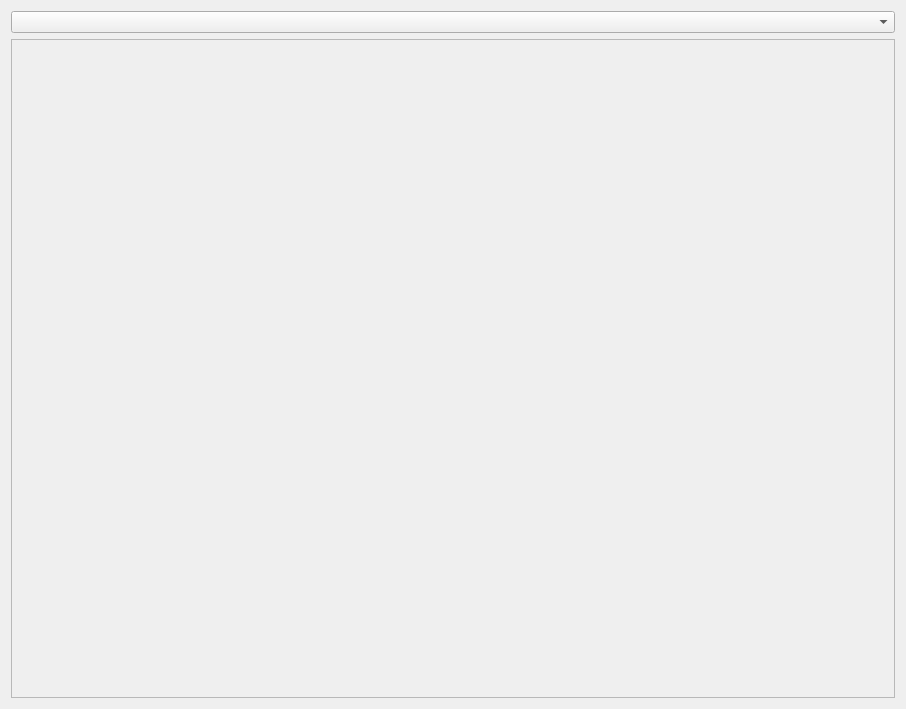
<?xml version="1.0" encoding="UTF-8"?>
<ui version="4.0">
 <class>DownloadSettingsWidget</class>
 <widget class="QWidget" name="DownloadSettingsWidget">
  <property name="geometry">
   <rect>
    <x>0</x>
    <y>0</y>
    <width>906</width>
    <height>709</height>
   </rect>
  </property>
  <property name="windowTitle">
   <string>Download Default Settings</string>
  </property>
  <layout class="QVBoxLayout" name="verticalLayout">
   <item>
    <widget class="QComboBox" name="list_combo_box"/>
   </item>
   <item>
     <widget class="QScrollArea" name="scrollArea">
      <property name="widgetResizable">
       <bool>true</bool>
      </property>
      <widget class="QWidget" name="scrollAreaWidgetContents">
       <property name="geometry">
        <rect>
         <x>0</x>
         <y>0</y>
         <width>886</width>
         <height>635</height>
        </rect>
       </property>
       <layout class="QVBoxLayout" name="verticalLayout_2">
        <item>
         <widget class="ObjectSettingsWidget" name="list_settings_widget" native="true">
          <property name="sizePolicy">
           <sizepolicy hsizetype="Expanding" vsizetype="Preferred">
            <horstretch>1</horstretch>
            <verstretch>0</verstretch>
           </sizepolicy>
          </property>
         </widget>
        </item>
       </layout>
      </widget>
    </widget>
   </item>
  </layout>
 </widget>
 <customwidgets>
  <customwidget>
   <class>ObjectSettingsWidget</class>
   <extends>QWidget</extends>
   <header>DownloaderForReddit/gui/widgets/object_settings_widget</header>
   <container>1</container>
  </customwidget>
 </customwidgets>
 <resources/>
 <connections/>
</ui>
